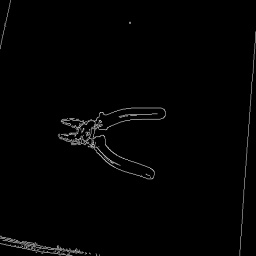
#> input picture app/server/dataset/train/0/canny0.jpg, 256 x 256 px
$ python -i trainer.py   (imports and definitions only)
#> lines starting #> are read from the running program, lines starting #| are printed output that depends on the picture; after the words box and inside, x2 and y2 are one past the last pixel; in counts of white or black regions, pixels touching at a corner belong together
#> further down, picture is the input picture: shape (256, 256, 3); min 0, max 199, mean 3
import cv2 as cv
import numpy as np
import os
from pathlib import Path

# [29 lines left out: functions drawContours, prepareToSaveRaw, prepareToSaveContour, prepareToSaveGaussian, prepareToSaveCanny, not called in this run]

def prepareToSaveGCanny(image, width=256, height=256):
#> called with width = 256, height = 256
    dim = (width, height)
    image = cv.cvtColor(image, cv.COLOR_BGR2GRAY)
    image = cv.GaussianBlur(image, (7,7), cv.BORDER_DEFAULT)
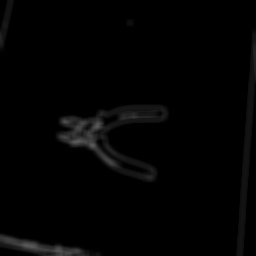
#> image: shape (256, 256); min 0, max 94, mean 3
    image = cv.Canny(image, 125, 175)
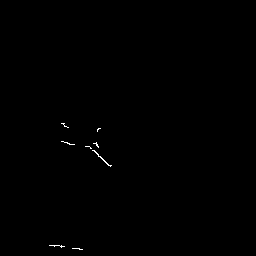
#> image: shape (256, 256); 0.18% white in thin lines or dots, all inside (x1, y1, x2, y2) = (49, 123, 112, 250)
    return cv.resize(image, dim, interpolation=cv.INTER_AREA)

# [16 lines left out: function createDataSet, not called in this run]

datasetRoot = "dataset"
# [4 lines not run here, left out]

>>> import cv2
>>> picture = cv2.imread('dataset/train/0/canny0.jpg')
>>> result = prepareToSaveGCanny(picture)
